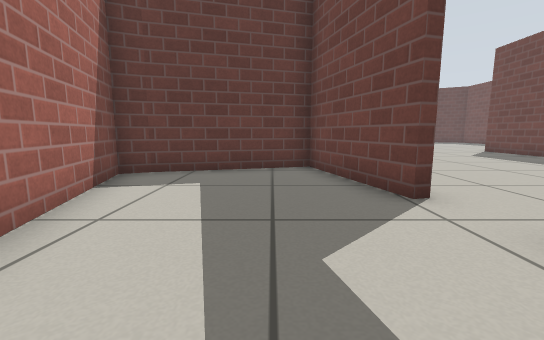
view 1 (above)

17 first-person views from a walk through a Gazebo world. The camera is 0.5 m above the floor, tilts 8° down and sees 90° across. The floor is counted in squares, 0.5 m on a side. Each view is taken from the middle of a square. On the plan, view 1 faces up. The plan holds only what a view shows up to about 11 squares ahead; the rest is blank. Simple patterns stand in for the simulator's built-in surfaces.

view 2
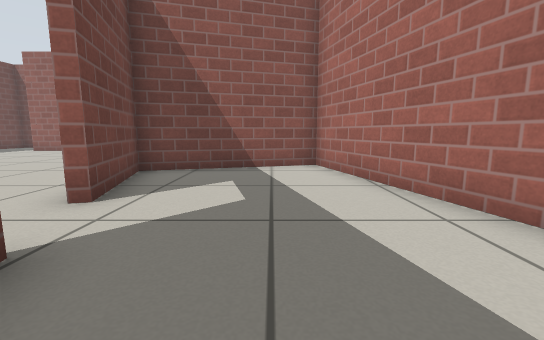

view 3
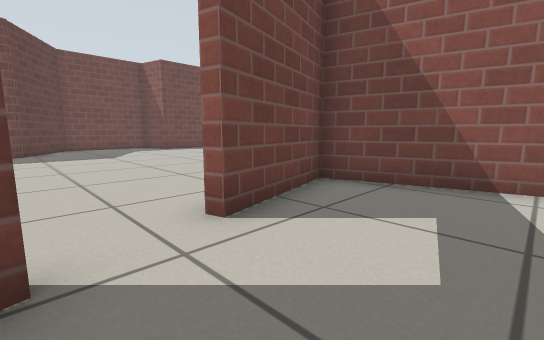

view 4
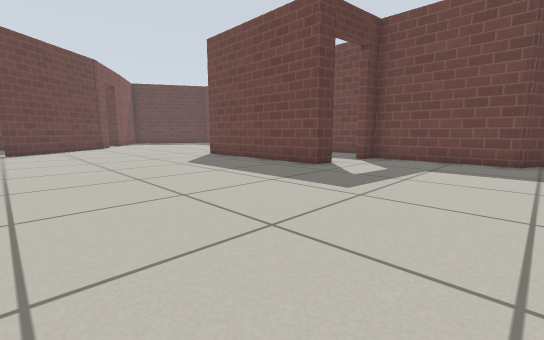

view 5
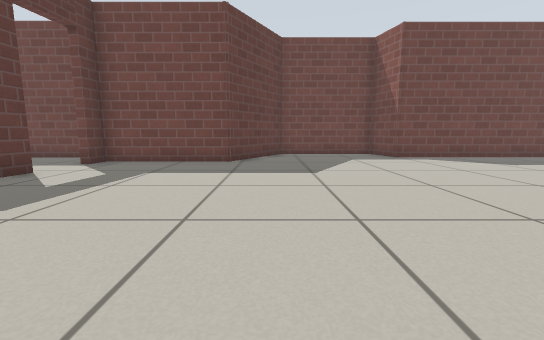

view 6
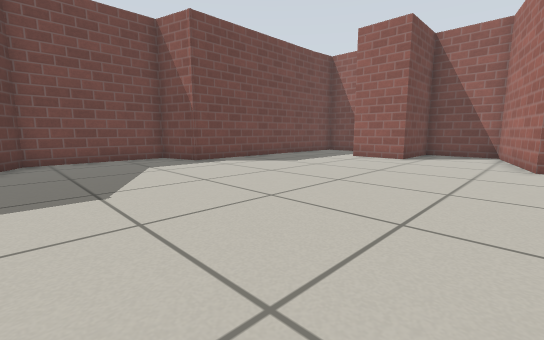

view 7
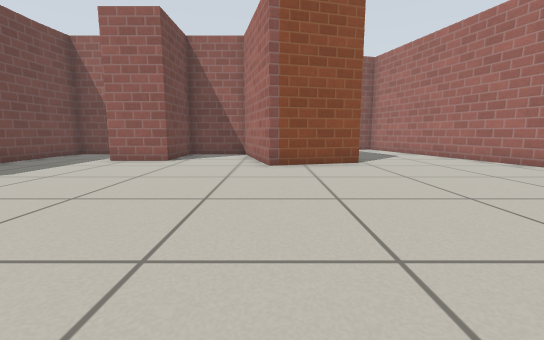

view 8
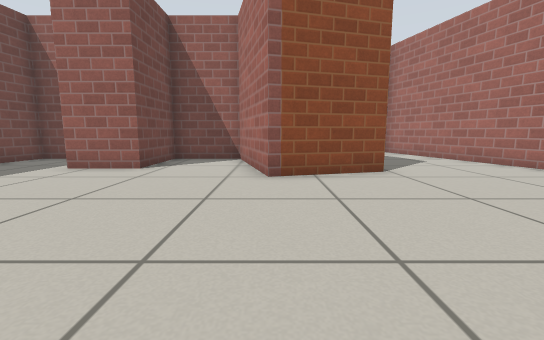

view 9
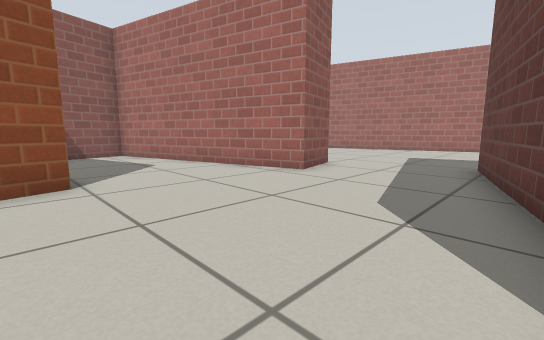

view 10
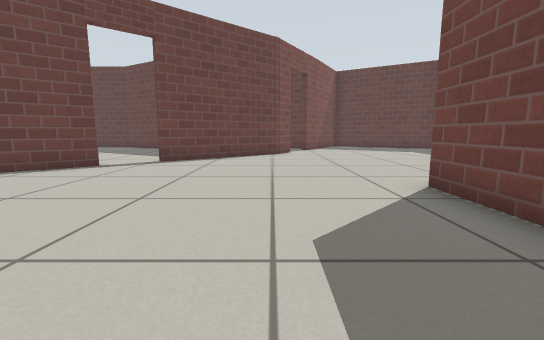

view 11
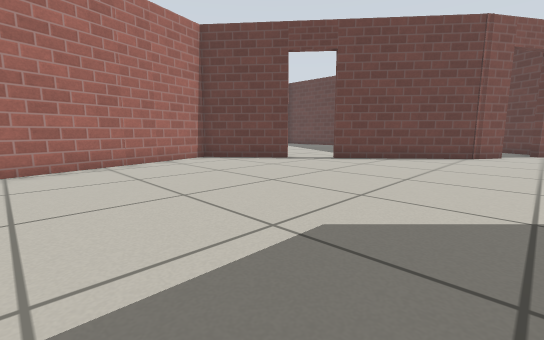

view 12
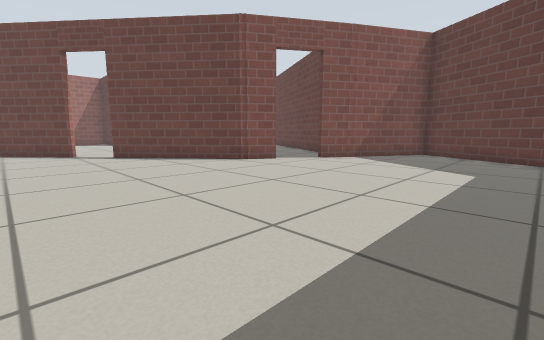

view 13
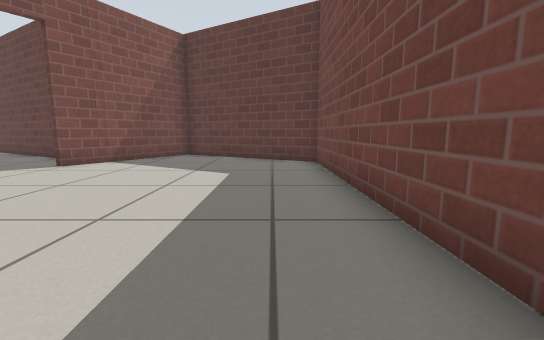

view 14
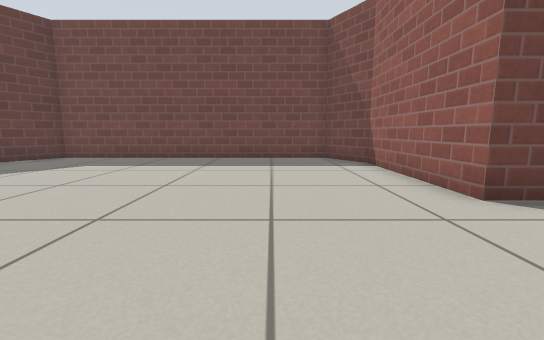

view 15
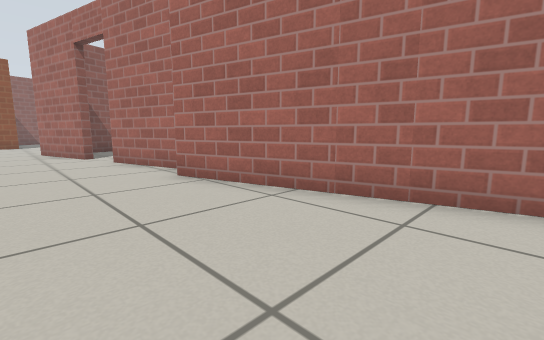

view 16
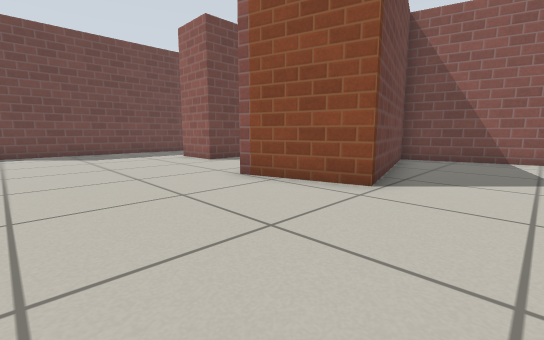

view 17
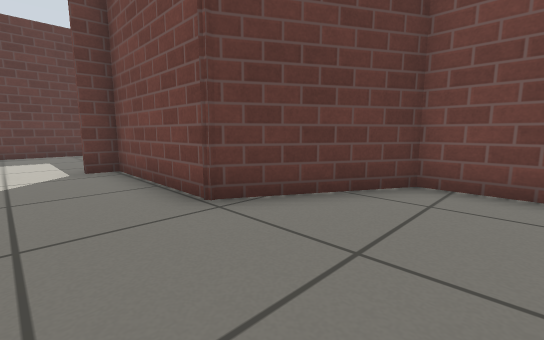

### Floor plan
Points are (right, up) in squares from view 1. A wall is a line through its corners. A room is listed if a view was taken in it or the views show most of it. See-through windows are left out.
Room 1 (views 1, 2, 3)
walls: (2.1, 3.9) (1.1, 7.8) (-3, 6.7); (-3.7, 6.4) (-1.3, -2.2) (3.4, -0.9) (2.6, 2.2)
ways out: open door at (2.5, 3) to room 2
Room 2 (views 4, 5, 6, 7, 8, 9, 10, 11, 12, 13, 14, 15, 16, 17)
walls: (11.7, 7.8) (10.9, 7.9) (10.9, 13.9) (15.7, 13.9) (17.5, 14.9) (17.5, 25) (12.5, 27.8); (2.8, 2.4) (3.7, -1); (1.6, 7) (2.4, 4); (0.9, -1.9) (-1.6, -2.6); (2.7, 17.2) (2.9, 16.9) (0.4, 14.8) (2.2, 8.1); (-0.7, -6.5) (1.4, -14.4) (5.7, -13.3) (4.2, -7.8) (7.1, -7) (8.2, -11.1) (10.6, -11.1) (10.6, -8.4) (12.6, -8.4); (8.9, 22.4) (8.3, 21.3) (4.3, 18.1); (15.7, -9.8) (15.7, -2.9) (17.3, -2.4) (17.3, 1.6) (14.1, 3.4) (14.1, 7.6) (13.3, 7.7); (14.6, -11.1) (15.5, -11.1) (15.7, -9.7); (12.2, 27.4) (9.8, 23.8)
ways out: open door at (2.5, 3) to room 1; open door at (12.5, 8) to room 3; opening at (-1.3, -5); open door at (3, 17); open door at (4, 18); open door at (9, 23)
Room 3 (no view inside)
walls: (14.5, 13.6) (12, 13.6); (15.7, 9.4) (15.7, 11.4)
ways out: open door at (12.5, 8) to room 2

Where each view was taken, in squares from view 1:
view 1: 0 up, 0 right, facing up
view 2: 6 up, 0 right, facing down
view 3: 4 up, 0 right, facing down-right
view 4: 3 up, 4 right, facing up-right
view 5: 2 up, 5 right, facing right
view 6: 2 up, 7 right, facing down-right
view 7: 1 up, 7 right, facing down
view 8: 1 down, 7 right, facing down
view 9: 2 down, 5 right, facing down-left
view 10: 9 up, 8 right, facing up
view 11: 9 up, 10 right, facing up-left
view 12: 15 up, 16 right, facing up-left
view 13: 16 up, 16 right, facing up
view 14: 17 up, 7 right, facing right
view 15: 14 up, 5 right, facing down-left
view 16: 3 down, 2 right, facing down-right
view 17: 0 up, 12 right, facing up-right
